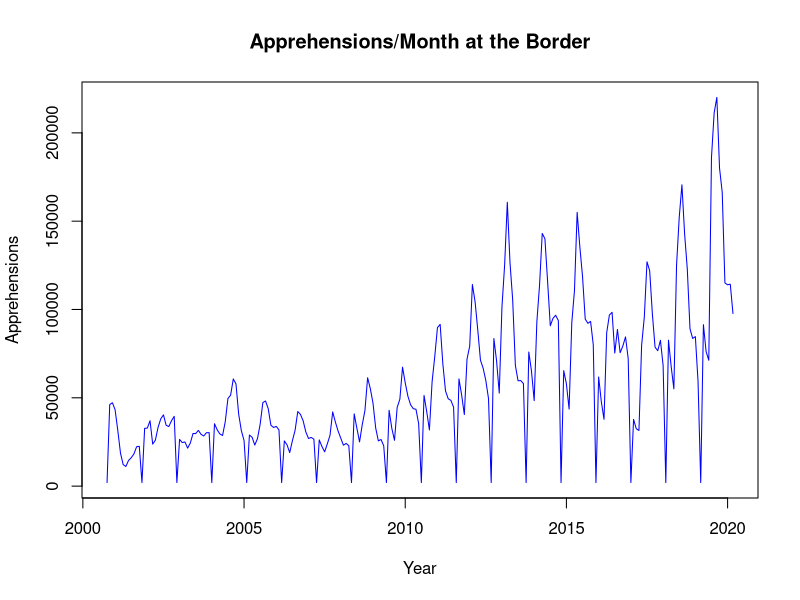
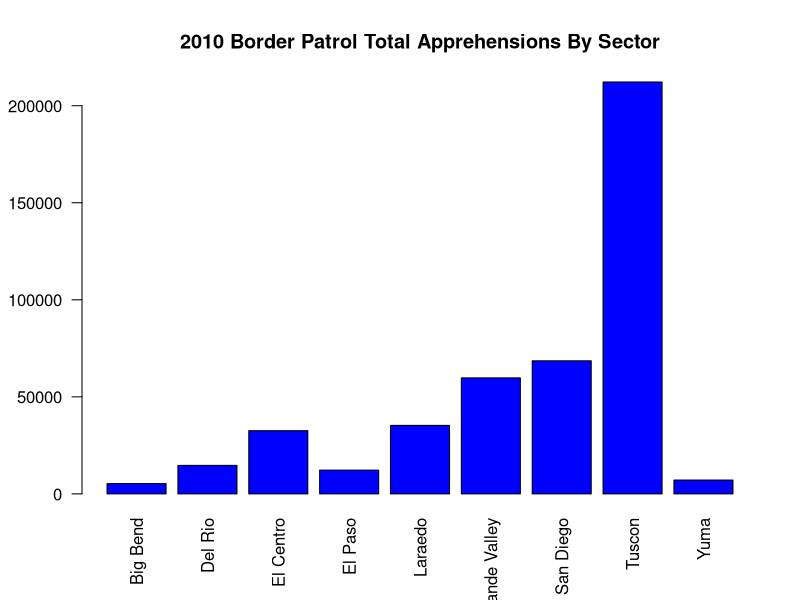
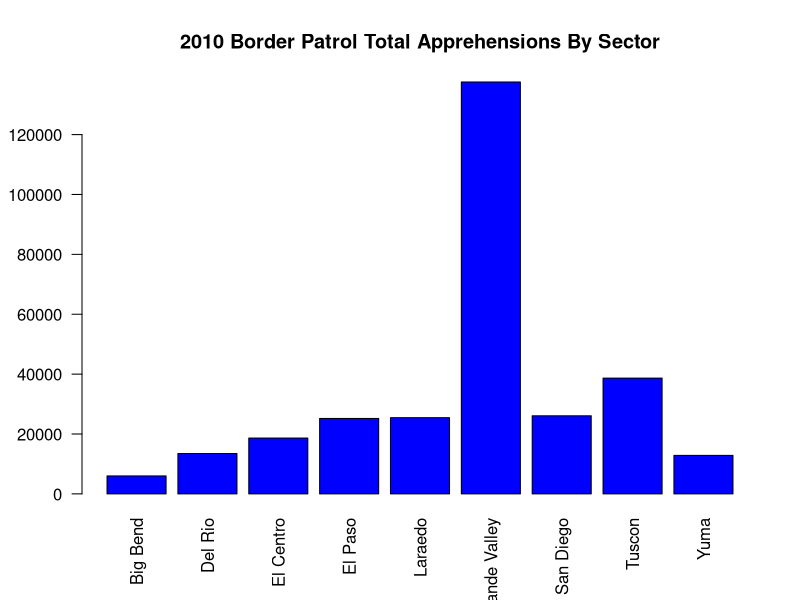
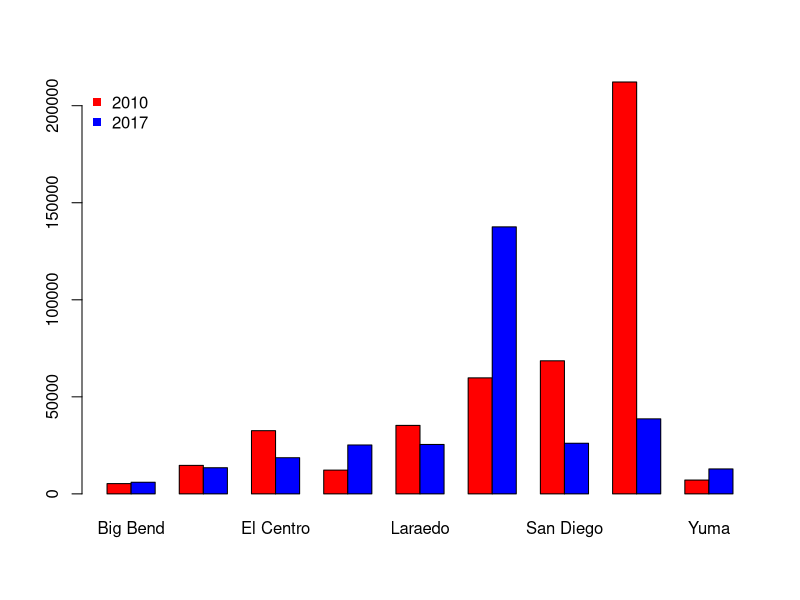

Write R code to recreate these figures, in order.

A2010 <- read.csv("bp appre 2010.csv", header = TRUE, stringsAsFactors = FALSE)               
# Brings the 2010 Apprehensions Data into R

A2017 <- read.csv("bp appre 2017.csv", header = TRUE, stringsAsFactors = FALSE)               
# Brings the 2017 Apprehensions Data into R

MonSum <- read.csv("PB monthly summaries (1).csv", header = TRUE, stringsAsFactors = FALSE)   
# Brings the Monthly Summaries Data into R

VecMonSum <- as.vector(t(MonSum))                                                             
# Turns Monthly Summaries Data into Vectors

VMSTable <- ts(VecMonSum, start = c(2000,10), frequency=12)                                   
# Gives Labels to the Rows and Columns of the Monthly Summaries Data Vectors

MonthlySummariesGraph <- ts.plot(
  VMSTable,
  gpars=list(
    xlab="Year",
    ylab="Apprehensions",
    lty=c(1:3)),
    main = "Apprehensions/Month at the Border",
    col = "blue")                                                                              
# Makes the TimeSeries of the Monthly Summaries Data

DMA2010 <- data.matrix(A2010, rownames.force = NA)                                             
# Turns data from "bp appre 2010.csv" into a data matrix with NA for Sector Names

barplot(rowSums(DMA2010, na.rm=TRUE),
        names.arg = c("Big Bend", "Del Rio", "El Centro", "El Paso", "Laraedo",
                      "Rio Grande Valley", "San Diego", "Tuscon", "Yuma"), 
        las=2,
        main="2010 Border Patrol Total Apprehensions By Sector",
        border="black",
        col="blue")                                                                            
# Makes barplot for Total Apprehensions By Sector in 2010

DMA2017 <- data.matrix(A2017, rownames.force = NA)                                             
# Turns data from "bp appre 2017.csv" into a data matrix with NA for Sector Names

barplot(rowSums(DMA2017, na.rm=TRUE),
        names.arg = c("Big Bend", "Del Rio", "El Centro", "El Paso", "Laraedo",
                      "Rio Grande Valley", "San Diego", "Tuscon", "Yuma"), 
        las=2,
        main="2010 Border Patrol Total Apprehensions By Sector",
        border="black",
        col="blue")                                                                            
# Makes barplot for Total Apprehensions By Sector in 2017

t.test(DMA2017[8,], as.numeric(DMA2010[8,]), paired=TRUE)                                      
# Runs paired t-test of number of apprehensions at Tuscon Sector in 2010 and 2017, grouping by month

t.test(DMA2017[6,], DMA2010[6,])                                                               
# Runs t-test of number of apprehensions at Rio Grande Valley in 2010 and 2017

t.test(rowSums(DMA2010, na.rm=T),rowSums(DMA2017, na.rm=T), paired=T)                          
# Runs paired t-tests of total number of apprehensions in 2010 and 2017, grouping by Sector


A <- as.data.frame(matrix(rowSums(DMA2010, na.rm=TRUE), nrow = 1))
colnames(A) <- c("Big Bend", "Del Rio", "El Centro", "El Paso", "Laraedo",
                 "Valley", "San Diego", "Tuscon", "Yuma")                                      
# Categorizes total number of apprehensions in 2010 at each Sector with respective names

B <- as.data.frame(matrix(rowSums(DMA2017, na.rm=TRUE), nrow = 1))
colnames(B) <- c("Big Bend", "Del Rio", "El Centro", "El Paso", "Laraedo",
                 "Valley", "San Diego", "Tuscon", "Yuma")                                      
# Categorizes total number of apprehensions in 2017 at each Sector with respective names

AB <- rbind(A, B)
row.names(AB) <- c("2010", "2017")                                                             
# Binds row A and row B into a matrix with the respective names of the Sectors aand Year

barplot(as.matrix(AB),
        beside = TRUE,
        names.arg = c("Big Bend", "Del Rio", "El Centro", "El Paso", "Laraedo",
                      "Rio Grande Valley", "San Diego", "Tuscon", "Yuma"),
        col = c("red", "blue"),
        bty="n" )
legend("topleft", c("2010","2017"), pch=15,  col=c("red","blue"),  bty="n")                    
# Makes double barplot comparing total number of apprehensions at the Sectors, separated by year

